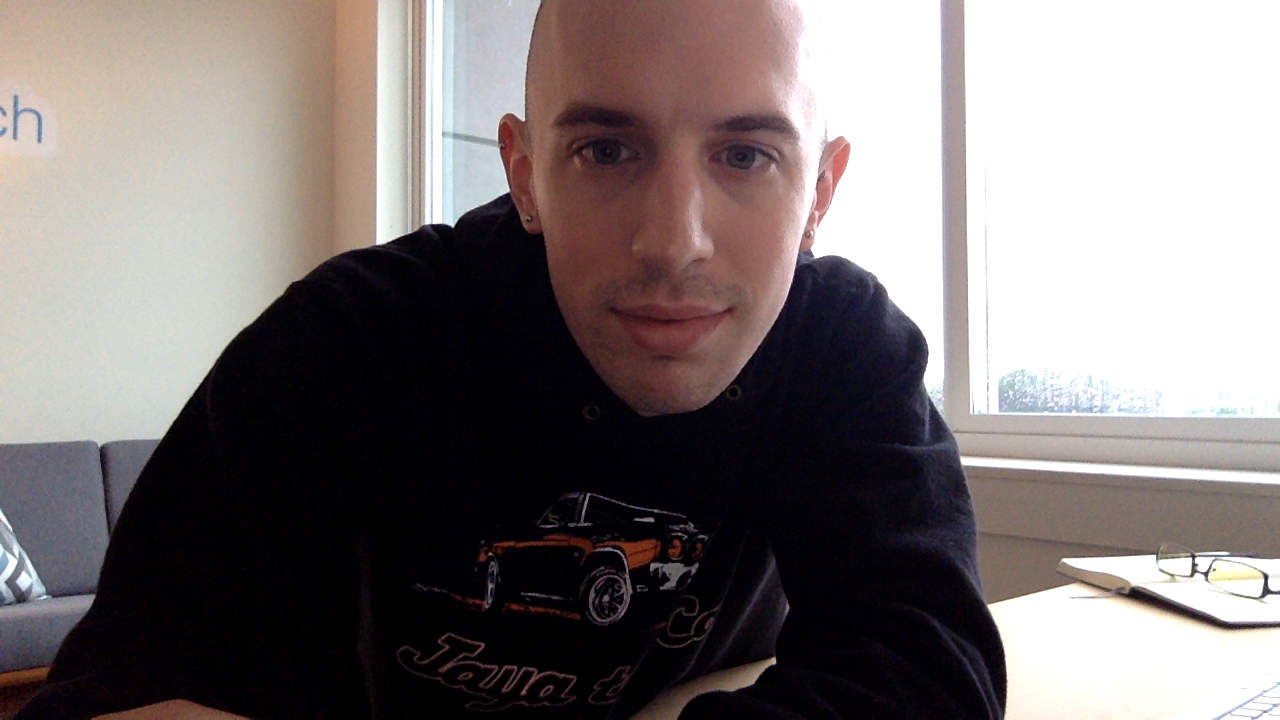
#> input picture Software/Face_Detection/dataset/adrian/00000.png, 1280 x 720 px, given in place of the camera
$ python face_detection.py --cascade haarcascade_frontalface_default.xml --output out
#> lines starting #> are read from the running program, lines starting #| are printed output that depends on the picture
# USAGE
# python build_face_dataset.py --cascade haarcascade_frontalface_default.xml --output dataset/adrian

# import the necessary packages
from imutils.video import VideoStream
import argparse
import imutils
import time
import cv2
import os

# construct the argument parser and parse the arguments
ap = argparse.ArgumentParser()
ap.add_argument("-c",
                "--cascade",
                required=True,
                help="path to where the face cascade resides")
ap.add_argument("-o",
                "--output",
                required=True,
                help="path to output directory")
args = vars(ap.parse_args())

# load OpenCV's Haar cascade for face detection from disk
detector = cv2.CascadeClassifier(args["cascade"])

# initialize the video stream, allow the camera sensor to warm up,
# and initialize the total number of example faces written to disk
# thus far
# the size of captured frames is set to width=320, height=240
# frame per second is 32
print("[INFO] starting video stream...")
# vs = VideoStream(src=0).start()
vs = VideoStream(usePiCamera=True, resolution=(320, 240), framerate=32).start()
time.sleep(2.0)
total = 0

# loop over the frames from the video stream
while True:
    # grab the frame from the threaded video stream, clone it, (just
    # in case we want to write it to disk), and then resize the frame
    # so we can apply face detection faster
    # resize the frame size with fixed width/height ratio => width=400, height=300
    frame = vs.read()
#> frame is the input picture: shape (720, 1280, 3); mean B, G, R 116.6, 117, 124.4
    orig = frame.copy()
    frame = imutils.resize(frame, width=400)
#> frame: shape (225, 400, 3)

    # detect faces in the grayscale frame
    rects = detector.detectMultiScale(cv2.cvtColor(frame, cv2.COLOR_BGR2GRAY),
                                      scaleFactor=1.1,
                                      minNeighbors=5,
                                      minSize=(30, 30))
#> rects = [[158, 10, 104, 104]]

    camera_center_x = 200
    camera_center_y = 150

    # loop over the face detections and draw them on the frame
    for idx, (x, y, w, h) in enumerate(rects, start=1):
        cv2.rectangle(frame, (x, y), (x + w, y + h), (0, 255, 0), 2)
        bbx_center_x = (x + w) / 2
        bbx_center_y = (y + h) / 2
        dist_center_x = camera_center_x - bbx_center_x
        dist_center_y = camera_center_y - bbx_center_y
        print('---------------------------------------------------')
        print(
            'Index: {} Camear center: {} Face center: {} Distance: {}'.format(
                idx, (camera_center_x, camera_center_y),
                (bbx_center_x, bbx_center_y), (dist_center_x, dist_center_y)))
#> this loop made 1 pass
#> (idx, x, y, w, h, bbx_center_x, bbx_center_y, dist_center_x) on pass 1: (1, 158, 10, 104, 104, 131, 57, 69)
#| ---------------------------------------------------
#| Index: 1 Camear center: (200, 150) Face center: (131.0, 57.0) Distance: (69.0, 93.0)
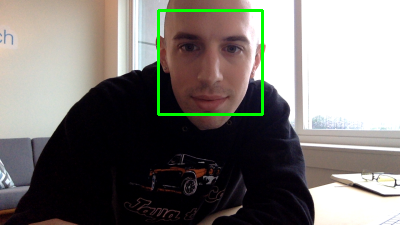
#> frame: shape (225, 400, 3); mean B, G, R 115.3, 119.1, 122.8

    # show the output frame
    cv2.imshow("Frame", frame)
    key = cv2.waitKey(1) & 0xFF
#> (key q is pressed here)

    # if the `k` key was pressed, write the *original* frame to disk
    # so we can later process it and use it for face recognition
    if key == ord("k"):
        p = os.path.sep.join(
            [args["output"], "{}.png".format(str(total).zfill(5))])
        cv2.imwrite(p, orig)
        total += 1

    # if the `q` key was pressed, break from the loop
    elif key == ord("q"):
        break

# do a bit of cleanup
print("[INFO] {} face images stored".format(total))
print("[INFO] cleaning up...")
cv2.destroyAllWindows()
vs.stop()
